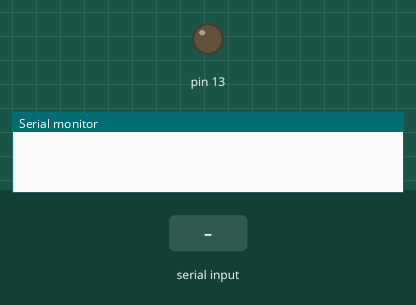
The sketch below on a simulated Arduino Uno, built with avr-gcc and run on an emulated ATmega328P. Parts: output pins drawn as LEDs (lit = HIGH), the last lines printed to the serial monitor. Inputs (shaded band) come from the test bench.

Above: at 1.2 s.
1.3 s: byte 120 received over Serial
At 2.4 s:
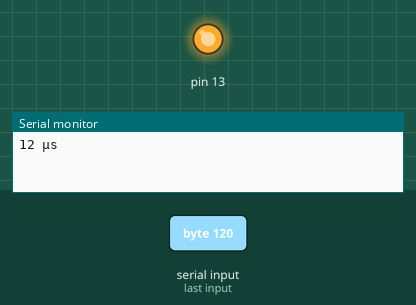
Timing chart, 0 to 4.3 s (numbered marks = the images above; inputs shaded):
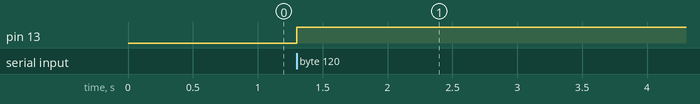

The sketch:

A113LedRegistre.ino
```cpp
/* Envoyer 0b00000000 (soit 0 en décimal) est le
 * code ASCII correspondant à  Ctrl@
 * Envoyer 0b00100000 (soit 32 en décimal) est le
 * code ASCII correspondant à la barre d'espace.
*/

void setup() {

  Serial.begin(9600);
  DDRB|=0b100000;
}

void loop() {
  if (Serial.available()) {
    unsigned long time0=micros();
    PORTB= Serial.read();
    unsigned long timeA=micros();
    Serial.print(timeA-time0);
    Serial.println(" µs ");
  }
}
```

Measured:
- after the input at 1.3 s, pin 13: LOW → HIGH at once
